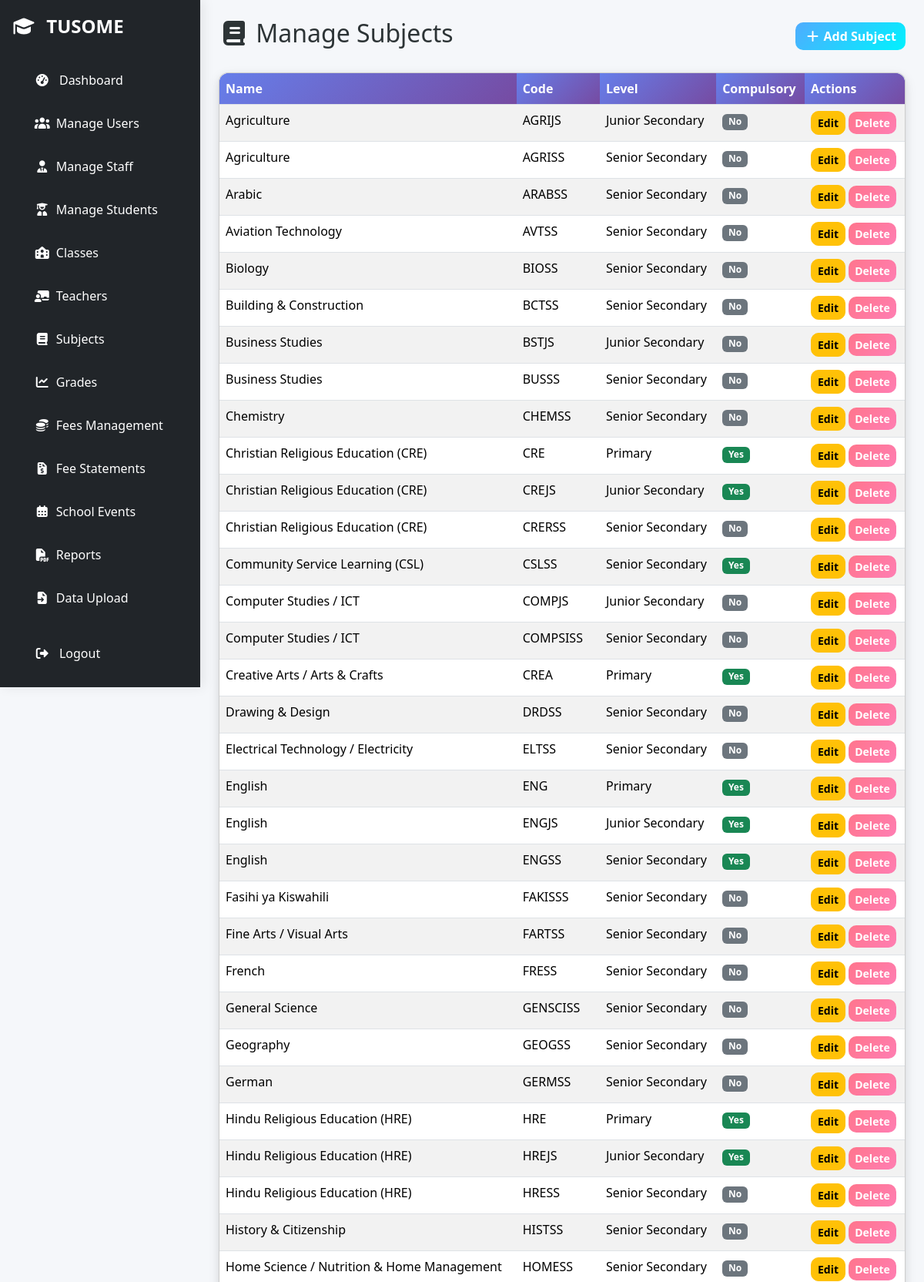
Page /admin/ (signed in, upper part) on the committed database.
### models.py (models this page shows, shortened)
class Subject(db.Model):
    __tablename__ = "subjects"
    id = db.Column(db.Integer, primary_key=True)
    name = db.Column(db.String(120), nullable=False)
    code = db.Column(db.String(50), unique=True, nullable=False)
    level = db.Column(db.String(50), nullable=False)
    teacher_id = db.Column(db.Integer, db.ForeignKey("teachers.id"), nullable=True)
    compulsory = db.Column(db.Boolean, default=True)
    class_id = db.Column(
        db.Integer,
        db.ForeignKey("classes.id", name="fk_subject_class_id "),
        nullable=True,
    )
    pathway = db.Column(
        db.String(50), nullable=True
    )  # STEM, Social Sciences, Arts & Sports, or None
    level = db.Column(
        db.String(50), nullable=False
    )  # Primary, Junior Secondary, Senior Secondary
    class_ = db.relationship("Class", back_populates="subjects")
    teacher = db.relationship("Teacher", back_populates="subjects")
    grades = db.relationship(
        "Grade", back_populates="subject", cascade="all, delete-orphan", lazy="select"
    )

### routes/admin.py (the view)
@admin_bp.route("/")
@login_required
def manage_subjects():
    if not current_user.is_admin():
        abort(403)
    subjects = Subject.query.order_by(Subject.name.asc()).all()
    return render_template("manage_subjects.html", subjects=subjects)

### app.py (called while the page is built)
@login_manager.user_loader
def load_user(user_id):
    return User.query.get(int(user_id))

def create_app():
    app = Flask(__name__)
    app.config.from_object(Config)
    app.config["SQLALCHEMY_DATABASE_URI"] = "sqlite:///site.db"
    app.config["SQLALCHEMY_TRACK_MODIFICATIONS"] = False
    app.config["SECRET_KEY"] = "your-secret-key"
    db.init_app(app)
    login_manager.init_app(app)
    migrate.init_app(app, db)
    mail.init_app(app)
    login_manager.login_view = "auth_bp.login"
    @app.context_processor
    def inject_now():
        return {"now": datetime.now()}
    @app.route("/")
    def index():
        return redirect(url_for("auth_bp.login"))
    register_blueprints(app)
    register_cli(app)
    return app

### models.py (called while the page is built)
    def is_admin(self):
        return bool(self.role and self.role.lower() == "admin")

    def is_teacher(self):
        return bool(self.role and self.role.lower() == "teacher")

    def is_parent(self):
        return bool(self.role and self.role.lower() == "parent")

    def is_student(self):
        return bool(self.role and self.role.lower() == "student")

    def is_finance(self):
        return bool(self.role and self.role.lower() == "finance")

### Templates/Manage_subjects.html (shortened to what this page needs)
{% extends "base.html" %}
{% block content %}
    <div class="d-flex justify-content-between align-items-center mb-4">
        <h2>
            <i class="fas fa-book"></i> Manage Subjects
        </h2>
        <button class="btn btn-primary"
                data-bs-toggle="modal"
                data-bs-target="#addSubjectModal">
            <i class="fas fa-plus"></i> Add Subject
        </button>
    </div>
    <div class="card">
        <div class="card-body p-0">
            <table class="table table-striped table-hover mb-0">
                <thead>
                    <tr>
                        <th>Name</th>
                        <th>Code</th>
                        <th>Level</th>
                        <th>Compulsory</th>
                        <th style="width: 130px;">Actions</th>
                    </tr>
                </thead>
                <tbody>
                    {% for subject in subjects %}
                        <tr data-id="{{ subject.id }}"
                            data-name="{{ subject.name }}"
                            data-code="{{ subject.code }}"
                            data-level="{{ subject.level }}"
                            data-compulsory="{{ 1 if subject.compulsory else 0 }}">
                            <td>{{ subject.name }}</td>
                            <td>{{ subject.code }}</td>
                            <td>{{ subject.level }}</td>
                            <td>
                                {% if subject.compulsory %}
                                    <span class="badge bg-success">Yes</span>
                                {% else %}
                                    <span class="badge bg-secondary">No</span>
                                {% endif %}
                            </td>
                            <td>
                                <button class="btn btn-warning btn-sm edit-subject-btn"
                                        data-bs-toggle="modal"
                                        data-bs-target="#editSubjectModal">Edit</button>
                                <a href="{{ url_for('admin_bp.delete_subject', id=subject.id) }}"
                                   class="btn btn-danger btn-sm"
                                   onclick="return confirm('Delete this subject?')">Delete</a>
                            </td>
                        </tr>
                    {% endfor %}
                </tbody>
            </table>
        </div>
    </div>
{% endblock %}

### static/tom-select.css (style rules this page uses)
:root { --ts-pr-clear-button: 0px; --ts-pr-caret: 0px; --ts-pr-min: .75rem; }

### Templates/base.html (style rules this page uses)
:root { --primary-gradient: linear-gradient(135deg, #4facfe, #00f2fe); --secondary-gradient: linear-gradient(135deg, #667eea, #764ba2); --danger-gradient: linear-gradient(135deg, #ff758c, #ff7eb3); --success-gradient: linear-gradient(135deg, #43e97b, #38f9d7); --dark-bg: #2c3e50; }
body { background: #f5f7fa; font-family: "Segoe UI", Tahoma, Geneva, Verdana, sans-serif; color: #2d3436; animation: fadeIn 0.6s ease-in-out; padding: 0px; display: flex; flex-direction: column; min-height: 100vh; }
.table { border-radius: 12px; overflow: hidden; box-shadow: 0 4px 12px rgba(0, 0, 0, 0.05); }
.table th { background: var(--secondary-gradient); color: #fff; font-weight: 600; }
.table tbody tr { transition: all 0.2s ease; }
.btn { border-radius: 10px; font-weight: 600; transition: all 0.3s ease; position: relative; overflow: hidden; }
.btn-primary { background: var(--primary-gradient); border: none; }
.btn-danger { background: var(--danger-gradient); border: none; }
.card { border-radius: 16px; box-shadow: 0 4px 12px rgba(0, 0, 0, 0.06); transition: all 0.3s ease; }
.btn::after { content: ""; position: absolute; background: rgba(255, 255, 255, 0.4); border-radius: 50%; transform: scale(0); transition: transform 0.6s ease-out; pointer-events: none; }
html, body { height: 100%; margin: 0; padding: 0; }

### Templates/Manage_subjects.html (style rules this page uses)
.card { border-radius: 12px; box-shadow: 0 5px 15px rgba(0, 0, 0, 0.1); }
thead { background: #5563DE; color: white; }

### rows in the picture
Subject: name "Agriculture", code "AGRIJS", level "Junior Secondary", compulsory "No"
Subject: name "Agriculture", code "AGRISS", level "Senior Secondary", compulsory "No"
Subject: name "Arabic", code "ARABSS", level "Senior Secondary", compulsory "No"
Subject: name "Aviation Technology", code "AVTSS", level "Senior Secondary", compulsory "No"
Subject: name "Biology", code "BIOSS", level "Senior Secondary", compulsory "No"
Subject: name "Building & Construction", code "BCTSS", level "Senior Secondary", compulsory "No"
Subject: name "Business Studies", code "BSTJS", level "Junior Secondary", compulsory "No"
Subject: name "Business Studies", code "BUSSS", level "Senior Secondary", compulsory "No"
Subject: name "Chemistry", code "CHEMSS", level "Senior Secondary", compulsory "No"
Subject: name "Christian Religious Education (CRE)", code "CRE", level "Primary", compulsory "Yes"
Subject: name "Christian Religious Education (CRE)", code "CREJS", level "Junior Secondary", compulsory "Yes"
Subject: name "Christian Religious Education (CRE)", code "CRERSS", level "Senior Secondary", compulsory "No"
Subject: name "Community Service Learning (CSL)", code "CSLSS", level "Senior Secondary", compulsory "Yes"
Subject: name "Computer Studies / ICT", code "COMPJS", level "Junior Secondary", compulsory "No"
Subject: name "Computer Studies / ICT", code "COMPSISS", level "Senior Secondary", compulsory "No"
Subject: name "Creative Arts / Arts & Crafts", code "CREA", level "Primary", compulsory "Yes"
Subject: name "Drawing & Design", code "DRDSS", level "Senior Secondary", compulsory "No"
Subject: name "Electrical Technology / Electricity", code "ELTSS", level "Senior Secondary", compulsory "No"
Subject: name "English", code "ENG", level "Primary", compulsory "Yes"
Subject: name "English", code "ENGJS", level "Junior Secondary", compulsory "Yes"
Subject: name "English", code "ENGSS", level "Senior Secondary", compulsory "Yes"
Subject: name "Fasihi ya Kiswahili", code "FAKISSS", level "Senior Secondary", compulsory "No"
Subject: name "Fine Arts / Visual Arts", code "FARTSS", level "Senior Secondary", compulsory "No"
Subject: name "French", code "FRESS", level "Senior Secondary", compulsory "No"
Subject: name "General Science", code "GENSCISS", level "Senior Secondary", compulsory "No"
Subject: name "Geography", code "GEOGSS", level "Senior Secondary", compulsory "No"
Subject: name "German", code "GERMSS", level "Senior Secondary", compulsory "No"
Subject: name "Hindu Religious Education (HRE)", code "HRE", level "Primary", compulsory "Yes"
Subject: name "Hindu Religious Education (HRE)", code "HREJS", level "Junior Secondary", compulsory "Yes"
Subject: name "Hindu Religious Education (HRE)", code "HRESS", level "Senior Secondary", compulsory "No"
Subject: name "History & Citizenship", code "HISTSS", level "Senior Secondary", compulsory "No"
Subject: name "Home Science / Nutrition & Home Management", code "HOMESS", level "Senior Secondary", compulsory "No"
